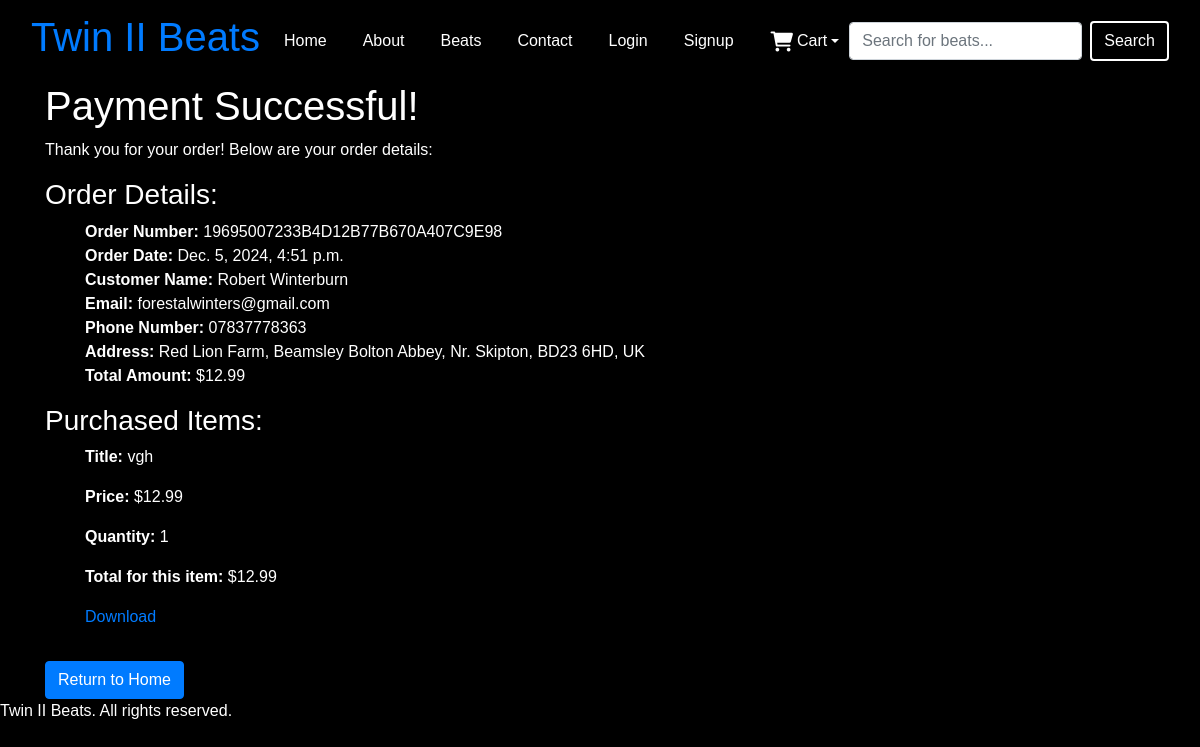
The page /checkout/payment_success/19695007233B4D12B77B670A407C9E98/ on the database its author committed.
### checkout/models.py (models this page shows, shortened)
class Order(models.Model):
    order_number = models.CharField(max_length=32, null=False, editable=False)
    full_name = models.CharField(max_length=50, null=False, blank=False)
    email = models.EmailField(max_length=254, null=False, blank=False)
    phone_number = models.CharField(max_length=20, null=False, blank=False)
    country = models.CharField(max_length=40, null=False, blank=False)
    postcode = models.CharField(max_length=20, blank=True, default="")
    city = models.CharField(max_length=20, null=False, blank=False)
    street_address1 = models.CharField(max_length=80, null=False, blank=False)
    street_address2 = models.CharField(max_length=80, blank=True, default="")
    date = models.DateTimeField(auto_now_add=True)
    order_total = models.DecimalField(max_digits=10, decimal_places=2, null=False, default=0)
    grand_total = models.DecimalField(max_digits=10, decimal_places=2, null=False, default=0)
    stripe_payment_id = models.CharField(max_length=50, blank=True, null=True)
    stripe_payment_status = models.CharField(max_length=50, blank=True, null=True)
    stripe_metadata = models.JSONField(blank=True, null=True)

class OrderLineItem(models.Model):
    order = models.ForeignKey(Order, null=False, blank=False, on_delete=models.CASCADE, related_name='lineitems')
    beat = models.ForeignKey(Beat, null=True, blank=False, on_delete=models.CASCADE, db_column='beat_id')
    quantity = models.IntegerField(null=False, blank=False, default=0)
    lineitem_total = models.DecimalField(max_digits=6, decimal_places=2, null=False, blank=False, editable=False)

### instrumentals/models.py (models this page shows, shortened)
class Beat(models.Model):
    title = models.CharField(max_length=100)
    beat_id = models.UUIDField(default=uuid.uuid4, editable=False, unique=True)  # Unique beat ID
    producer = models.CharField(max_length=100)
    price = models.DecimalField(max_digits=10, decimal_places=2)
    cover_image = models.ImageField(upload_to='covers/', blank=True, null=True)
    audio_file = models.FileField(upload_to='audio/', blank=True, null=True)
    description = models.TextField(blank=True)
    release_date = models.DateField(null=True, blank=True)

### checkout/views.py (the view, shortened to what this page needs)
# urls.py: path('payment_success/<str:order_number>/', views.payment_success, name='payment_success'),
def payment_success(request, order_number):
    save_info = request.session.get('save_info')
    order = get_object_or_404(Order, order_number=order_number)
    messages.success(request, f'Order successfully processed! Your order number is {order_number}. A confirmation email will be sent to {order.email}.')
    purchased_items = OrderLineItem.objects.filter(order=order)
    if 'bag' in request.session:
        del request.session['bag']
    template = 'checkout/payment_success.html'
    context = {
        'order': order,
        'purchased_items': purchased_items,
    }
    return render(request, template, context)

### bag/context_processors.py (called while the page is built, shortened)
def cart_items(request):
    total_quantity = 0
    total_price = 0
    cart_items = []
    bag = request.session.get('bag', {})
    return {
        'cart_items': cart_items,
        'cart_item_count': total_quantity,
        'total_quantity': total_quantity,
        'total_price': total_price,
    }

### checkout/templates/checkout/payment_success.html (shortened to what this page needs)
{% extends "base.html" %}
{% load static %}
{% block content %}
<div class="container">
    <h1>Payment Successful!</h1>
    <p>Thank you for your order! Below are your order details:</p>
    <h3>Order Details:</h3>
    <ul>
        <li><strong>Order Number:</strong> {{ order.order_number }}</li>
        <li><strong>Order Date:</strong> {{ order.date }}</li>
        <li><strong>Customer Name:</strong> {{ order.full_name }}</li>
        <li><strong>Email:</strong> {{ order.email }}</li>
        <li><strong>Phone Number:</strong> {{ order.phone_number }}</li>
        <li><strong>Address:</strong> {{ order.street_address1 }},
            {% if order.street_address2 %}{{ order.street_address2 }}, {% endif %}
            {{ order.city }}, {{ order.postcode }}, {{ order.country }}
        </li>
        <li><strong>Total Amount:</strong> ${{ order.grand_total }}</li>
    </ul>
    <h3>Purchased Items:</h3>
    <ul>
        {% for item in purchased_items %}
            <li>
                <p><strong>Title:</strong> {{ item.beat.title }}</p>
                <p><strong>Price:</strong> ${{ item.beat.price }}</p>
                <p><strong>Quantity:</strong> {{ item.quantity }}</p>
                <p><strong>Total for this item:</strong> ${{ item.lineitem_total }}</p>
                {% if item.beat.audio_file %}
                    <p>
                        <a href="{{ item.beat.audio_file.url }}" download>Download</a>
                    </p>
                {% else %}
                    <p>Download not available for this item.</p>
                {% endif %}
            </li>
        {% empty %}
            <p>No items were purchased.</p>
        {% endfor %}
    </ul>
    <a href="{% url 'home' %}" class="btn btn-primary mt-3">Return to Home</a>
</div>
{% endblock %}

### static/css/styles.css (style rules this page uses)
body { background-color: black; color: #ffffff; margin: 0; font-family: Arial, sans-serif; }
ul { list-style-type: none; }

### rows shown on the page
Order: order_number "19695007233B4D12B77B670A407C9E98", date "Dec. 5, 2024, 4:51 p.m.", full_name "Robert Winterburn", email "forestalwinters@gmail.com", phone_number "07837778363", street_address1 "Red Lion Farm", street_address2 "Beamsley Bolton Abbey", city "Nr. Skipton", postcode "BD23 6HD", country "UK", grand_total "12.99"
OrderLineItem: beat "vgh", beat.price "12.99", quantity "1", lineitem_total "12.99"
